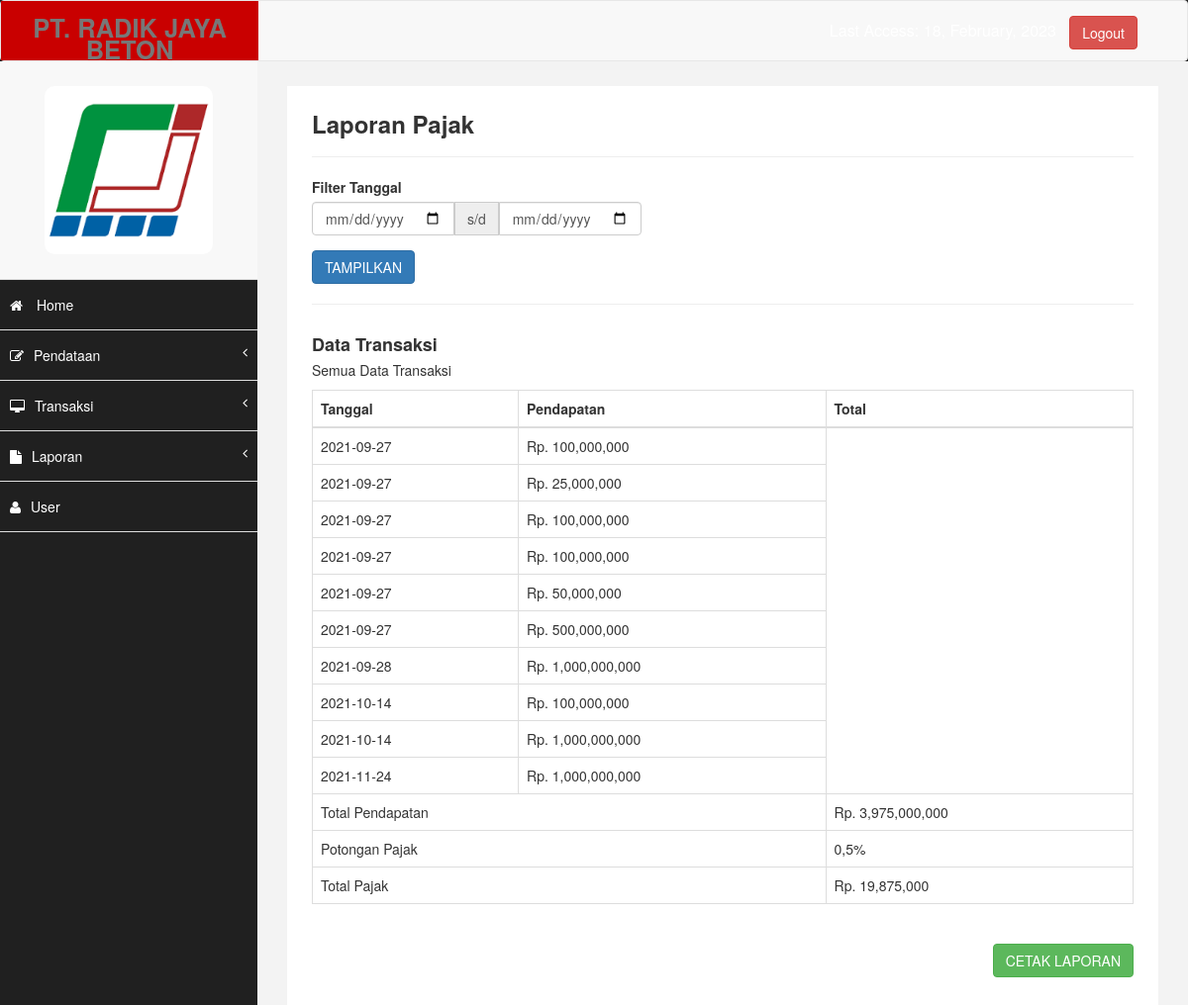
The app's page /admin/index.php?halaman=laporan_pajak (signed in) with its own data.
### tables this page shows
CREATE TABLE `pendapatan` (
  `no_pendapatan` int(11) NOT NULL,
  `tanggal` date NOT NULL,
  `kd_pendapatan` varchar(200) NOT NULL,
  `kd_pelanggan` varchar(256) NOT NULL,
  `nama_pelanggan` varchar(200) NOT NULL,
  `proyek` varchar(250) NOT NULL,
  `kd_barang` varchar(256) NOT NULL,
  `spesifikasi` varchar(15) NOT NULL,
  `harga` int(11) NOT NULL,
  `volume` int(5) NOT NULL,
  `total` int(20) NOT NULL
);

### admin/laporan_pajak.php (the view, shortened to what this page needs)
<!DOCTYPE html>
<html lang="en">
<head>
  <link href="css/bootstrap.min.css" rel="stylesheet">
  <link href="libraries/bootstrap-datepicker/css/bootstrap-datepicker.min.css" rel="stylesheet">
</head>
<body>
  <div style="padding: 15px;">
    <h3 style="margin-top: 0;"><b>Laporan Pajak</b></h3>
    <hr />
    <form method="post" action="">
      <div class="row">
        <div class="col-sm-6 col-md-4">
          <div class="form-group">
            <label>Filter Tanggal</label>
            <div class="input-group">
              <input type="date" name="tgl_awal" value="<?= @$_POST['tgl_awal'] ?>" class="form-control tgl_awal" placeholder="Tanggal Awal">
              <span class="input-group-addon">s/d</span>
              <input type="date" name="tgl_akhir" value="<?= @$_POST['tgl_akhir'] ?>" class="form-control tgl_akhir" placeholder="Tanggal Akhir">
            </div>
          </div>
        </div>
      </div>
      <button type="submit" name="filter" value="true" class="btn btn-primary">TAMPILKAN</button>
    </form>
    <?php
  include "koneksi.php";
  $tgl_awal = @$_POST['tgl_awal'];
  $tgl_akhir = @$_POST['tgl_akhir'];
  if (empty($tgl_awal) or empty($tgl_akhir)) {
    $query = "SELECT * FROM pendapatan";
    $url_cetak = "cetakpajak.php";
    $label = "Semua Data Transaksi";
  }
    ?>
    <hr />
    <h4 style="margin-bottom: 5px;"><b>Data Transaksi</b></h4>
    <?php echo $label ?><br />
    <div class="table-responsive" style="margin-top: 10px;">
      <table class="table table-bordered">
        <thead>
          <tr>
            <th>Tanggal</th>
            <th>Pendapatan</th>
            <th>Total</th>
          </tr>
        </thead>
        <tbody>
          <?php
          $total = 0;
          $pajak = 0;
          $sql = mysqli_query($koneksi, $query);
          $row = mysqli_num_rows($sql);
          if ($row > 0) {
            while ($data = mysqli_fetch_array($sql)) {
              $total += $data['total'];
              $pajak = $total * 0.5 / 100;
              echo "<tr>";
              echo "<td>" . $data['tanggal'] . "</td>";
              echo "<td>" . "Rp.   " . number_format($data['total']) . "</td>";
              echo "</tr>";
            }
          } else {
            echo "<tr><td colspan='5'>Tidak Ada Transaksi</td></tr>";
          }
          ?>
          <tr>
            <td colspan="2">Total Pendapatan</td>
            <td>Rp. <?php echo number_format($total); ?></td>
          </tr>
          <tr>
            <td colspan="2">Potongan Pajak</td>
            <td>0,5%</td>
          </tr>
          <tr>
            <td colspan="2">Total Pajak</td>
            <td>Rp. <?php echo number_format($pajak); ?></td>
          </tr>
        </tbody>
      </table>
    </div>
    <br>
    <a style="margin-bottom:10px" href="<?php echo $url_cetak ?>" target="_blank" class="btn btn-success pull-right">CETAK LAPORAN</a>
  </div>
</body>
</html>

### admin/assets/css/custom.css (style rules this page uses)
body { font-family: 'Open Sans', sans-serif; }
h4 { padding-top:10px; }

### records on screen
pendapatan: tanggal "2021-09-27", total "100,000,000"
pendapatan: tanggal "2021-09-27", total "25,000,000"
pendapatan: tanggal "2021-09-27", total "100,000,000"
pendapatan: tanggal "2021-09-27", total "100,000,000"
pendapatan: tanggal "2021-09-27", total "50,000,000"
pendapatan: tanggal "2021-09-27", total "500,000,000"
pendapatan: tanggal "2021-09-28", total "1,000,000,000"
pendapatan: tanggal "2021-10-14", total "100,000,000"
pendapatan: tanggal "2021-10-14", total "1,000,000,000"
pendapatan: tanggal "2021-11-24", total "1,000,000,000"

### other values on screen
$label "Semua Data Transaksi"
$total "3,975,000,000"
$pajak "19,875,000"
